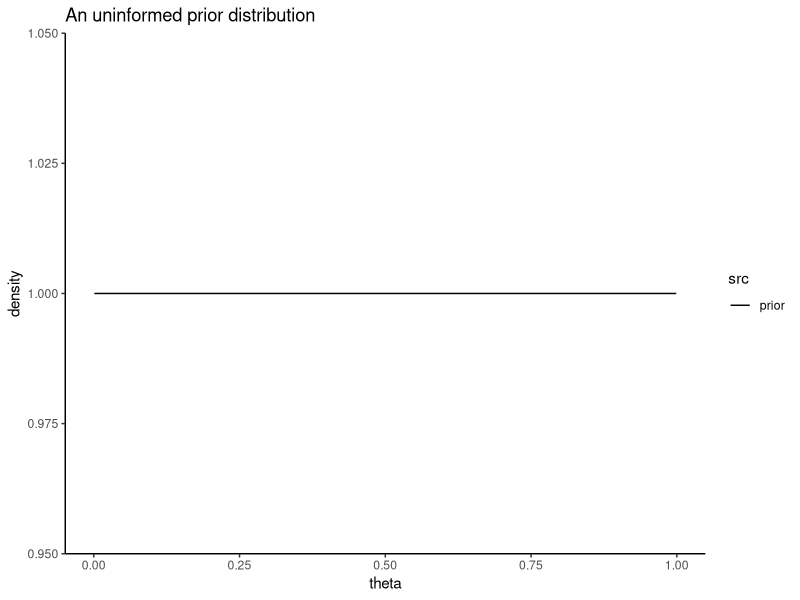
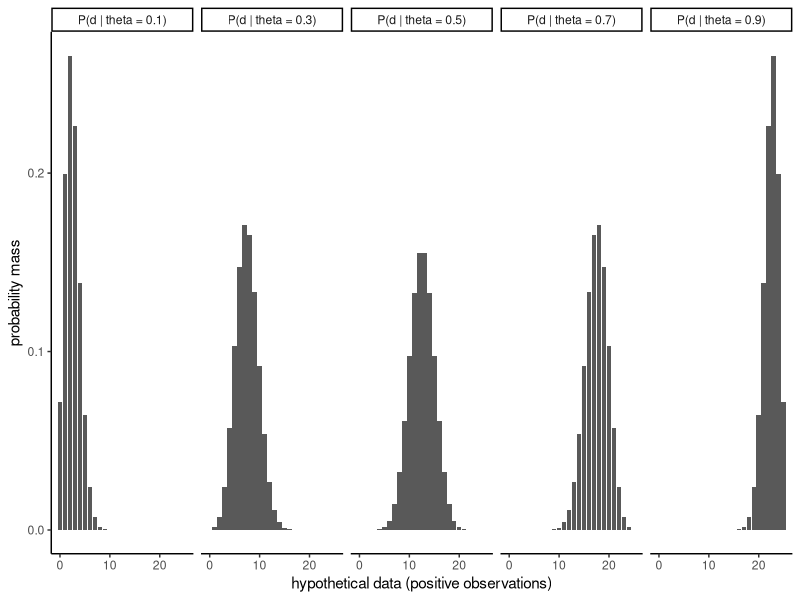
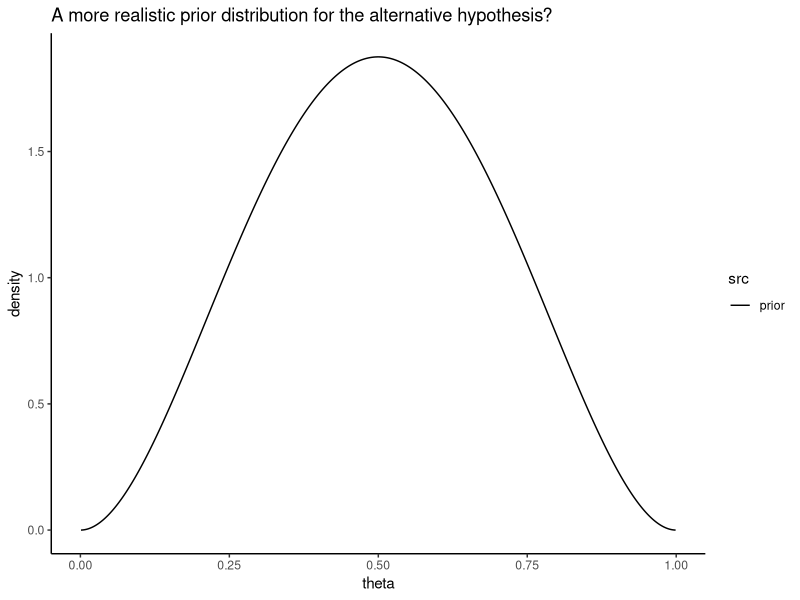

Here is the R script that generated these plots, in order:
## ---- chunk 1
library(knitr)
library(tidyverse)
opts_chunk$set(echo=TRUE, 
               warning=FALSE, message=FALSE, 
               cache=FALSE)
## ---- chunk 2
library(BayesFactor)
## ---- chunk 3
observed_yes <- 7
number_of_observations <- 25

binom.test(x = observed_yes, 
           n = number_of_observations, 
           p = 0.5)
## ---- chunk 4
proportionBF(y = observed_yes, 
             N = number_of_observations, 
             p = 0.5)
## ---- chunk 5
proportionBF(y = observed_yes, 
             N = number_of_observations, 
             p = 0.5,
             nullInterval = c(0, 0.5))
## ---- chunk 6
prior_parameters <- list(shape1 = 1, shape2 = 1) 
# as shape1 increases, prior will favor higher numbers
# as shape2 increases, prior will favor lower numbers

bins <- seq(0.001, 0.999, 0.001)

data.frame(
  src = rep("prior", length(bins)),
  theta = bins,
  density = dbeta(x = bins, 
                  shape1 = prior_parameters$shape1,
                  shape2 = prior_parameters$shape2)
) %>%
  ggplot(., aes( x = theta, y = density, linetype = src))+
  geom_line()+
  ggtitle("An uninformed prior distribution")+
  theme_classic()

## ---- chunk 7
hypothetical_true_population_parameter <- 0.3
data_bins <- seq(0, 25, 1)

data.frame(
  src = paste("P(d | theta = ", c(
    rep(0.1, length(data_bins)),
    rep(0.3, length(data_bins)),
    rep(0.5, length(data_bins)),
    rep(0.7, length(data_bins)),
    rep(0.9, length(data_bins))
  ), ")", sep = ""),
  x = c(data_bins,data_bins,data_bins,data_bins,data_bins),
  prob = c(
    dbinom(x = data_bins, size = 25, p = 0.1),
    dbinom(x = data_bins, size = 25, p = 0.3),
    dbinom(x = data_bins, size = 25, p = 0.5),
    dbinom(x = data_bins, size = 25, p = 0.7),
    dbinom(x = data_bins, size = 25, p = 0.9)
    )
) %>%
  ggplot(., aes( x = x, y = prob))+
  geom_col()+
  xlab("hypothetical data (positive observations)")+
  ylab("probability mass")+
  facet_wrap(~src, nrow = 1)+
  theme_classic()
## ---- chunk 8
dbinom(x = 17, size = 25, prob = 0.6)
## ---- chunk 9
theta_values <- seq(0.01, 0.99, 0.01)
likelihood_values <- dbinom(x = 17, 
                            size = 25, 
                            prob = theta_values)
marginal_likelihood <- mean(likelihood_values)
## ---- chunk 10
null_theta_value = 0.5
null_marginal_likelihood = dbinom(x = 17, 
                                  size = 25, 
                                  prob = null_theta_value)
null_marginal_likelihood
## ---- chunk 11
marginal_likelihood / null_marginal_likelihood
## ---- chunk 12
alternative_prior_parameters <- list(shape1 = 3, shape2 = 3) 
# as shape1 increases, prior will favor higher numbers
# as shape2 increases, prior will favor lower numbers

bins <- seq(0.001, 0.999, 0.001)

data.frame(
  src = rep("prior", length(bins)),
  theta = bins,
  density = dbeta(x = bins, 
                  shape1 = alternative_prior_parameters$shape1,
                  shape2 = alternative_prior_parameters$shape2)
) %>%
  ggplot(., aes( x = theta, y = density, linetype = src))+
  geom_line()+
  ggtitle("A more realistic prior distribution for the alternative hypothesis?")+
  theme_classic()
## ---- chunk 13
theta_values <- seq(0.01, 0.99, 0.01)
likelihood_values <- dbinom(
  x = 17, 
  size = 25, 
  prob = theta_values
  )

prior_probabilities <- dbeta(
  x = theta_values, 
  shape1 = alternative_prior_parameters$shape1,
  shape2 = alternative_prior_parameters$shape2
  )

alternative_marginal_likelihood <- sum(
  (likelihood_values * prior_probabilities) / 
    sum(prior_probabilities)
  )
## ---- chunk 14
null_theta_value = 0.5
null_marginal_likelihood = dbinom(
  x = 17, 
  size = 25, 
  prob = null_theta_value
  )
null_marginal_likelihood
## ---- chunk 15
alternative_marginal_likelihood  / null_marginal_likelihood
## ---- chunk 16
proportionBF(
  y = observed_yes, 
   N = number_of_observations, 
   p = 0.5,
   rscale = "medium"
  )
